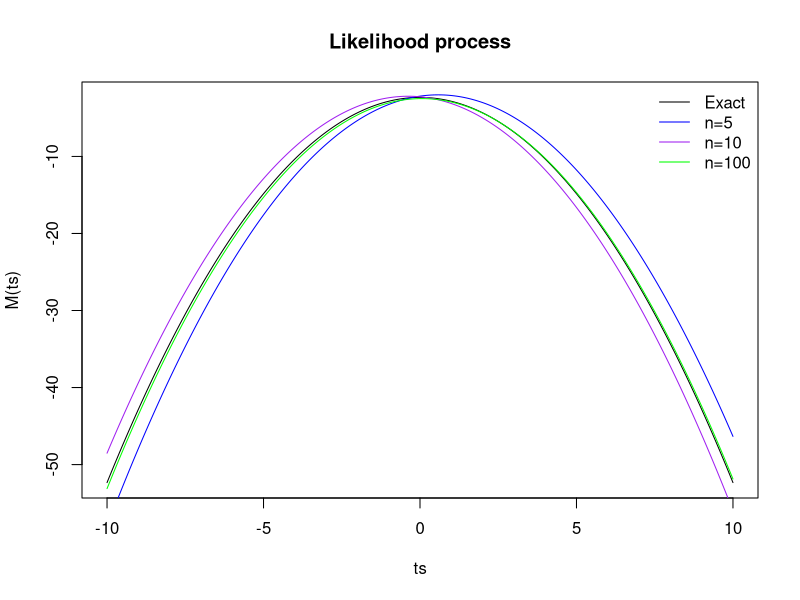

Write the R code that produced this figure.
xs5 <- rnorm(5,0,1)
xs10 <- rnorm(10,0,1)
xs100 <- rnorm(100,0,1)
ts <- seq(-10,10,by=0.01)
M <- function(t) -log(2*pi)-1/2*(1+t^2)
Mn <- Vectorize(function(t,xs) -log(2*pi)-1/2*mean((xs-t)^2),vectorize.args="t")

plot(ts,M(ts),type="l",main="Likelihood process")
lines(ts,Mn(ts,xs5),col="blue")
lines(ts,Mn(ts,xs10),col="purple")
lines(ts,Mn(ts,xs100),col="green")

legend("topright", 
       c("Exact","n=5","n=10","n=100"),
      lty=rep(1,4),
      lwd=rep(1,4),
      col=c("black","blue","purple","green"),
      bty="n")